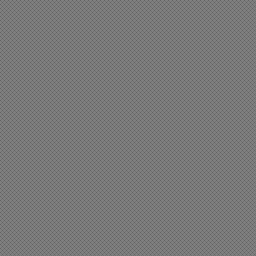
#> input picture benchmarks/synthetic_defects/06_crystalline_low.png, 256 x 256 px
$ python -i _probe_crystalline_patch_coherence.py   (imports and definitions only)
#> lines starting #> are read from the running program, lines starting #| are printed output that depends on the picture
"""
Crystalline patch-coherence probe -- Candidate 1.

Research-only script. Does not modify production analyzer code, measurement
code, benchmark schemas, reports, CLI behavior, or thresholds.

Candidate 1 measures whether crystalline true positives differ from the
Cluster-C false-positive population by the spatial coherence of elevated
high-frequency patches:
  - high-frequency map
  - elevated-amplitude mask
  - connected components
  - patch-area statistics

Outputs:
  - TP vs Cluster-C FP comparison
  - Cohen's d
  - Pearson correlation against grain, smoothness, and microtexture
  - evidence-only verdict: ADOPT, DEFER, or INCONCLUSIVE
"""

from __future__ import annotations

import argparse
import json
import math
import statistics
import sys
from pathlib import Path
from typing import Iterable

import cv2
import numpy as np
from PIL import Image

_ROOT = Path(__file__).resolve().parent.parent.parent
sys.path.insert(0, str(_ROOT / "src"))

from dataset_forge.measurements import measure_image

DATASET = Path("C:/Users/someo/Desktop/ANTHROPOMORPHS")
REPORT = DATASET / "inspect_output" / "inspection_report.json"
REVIEW = DATASET / "decision_review.json"
OUT_DIR = _ROOT / "benchmarks" / "results" / "probe_crystalline_patch_coherence"

ANALYSIS_MAX = 512
TEXTURE_CATEGORY = "texture.high_microtexture"
CRYSTALLINE_CATEGORY = "artifact.crystalline_faceting"


# [41 lines left out: functions _load_json, _image_index, _finding_sets, _assign_cluster, not called in this run]


def _percentile(values: Iterable[float], q: float) -> float:
    vals = list(values)
    if not vals:
        return 0.0
    return float(np.percentile(np.asarray(vals, dtype=np.float32), q))


# [32 lines left out: functions _cohen_d, _pearson, _fmt, not called in this run]


def measure_patch_coherence(path: Path) -> dict | None:
    """Measure Candidate 1 patch-area statistics for one image."""
    try:
        img = Image.open(path).convert("RGB")
#> img is the input picture: PIL image 256x256 RGB; min 98, max 128, mean 120.5
        img.thumbnail((ANALYSIS_MAX, ANALYSIS_MAX), Image.Resampling.LANCZOS)
        rgb = np.asarray(img, dtype=np.uint8)
    except Exception:
        return None

    gray = cv2.cvtColor(rgb, cv2.COLOR_RGB2GRAY).astype(np.float32)
    if min(gray.shape) < 8:
        return None

    blur = cv2.GaussianBlur(gray, (0, 0), 1.2)
    hf_map = np.abs(gray - blur)
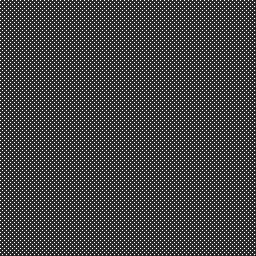
#> hf_map: shape (256, 256) float32; min 4.59, max 22.08, mean 9.3; drawn with min black and max white

    nonzero = hf_map[hf_map > 0.0]
    threshold = max(
        _percentile(nonzero, 90.0),
        float(np.mean(hf_map) + 1.5 * np.std(hf_map)),
        3.0,
    )
#> in _percentile, `vals = list(values)`: vals = 65536 items
#> threshold = 22.07
    elevated_mask = hf_map >= threshold
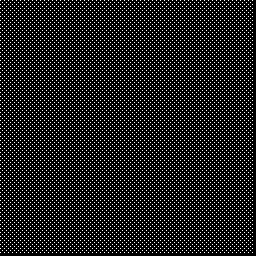
#> elevated_mask: shape (256, 256) bool; 12.3% white in thin lines or dots
    mask_u8 = elevated_mask.astype(np.uint8)

    num_labels, _, stats, _ = cv2.connectedComponentsWithStats(mask_u8, connectivity=8)
#> num_labels = 8066
    areas = [
        int(stats[i, cv2.CC_STAT_AREA])
        for i in range(1, num_labels)
        if int(stats[i, cv2.CC_STAT_AREA]) > 0
    ]
#> areas = 8065 values from 1 to 1
    patch_areas = [area for area in areas if area >= 12]
#> patch_areas = []

    pixels = int(gray.shape[0] * gray.shape[1])
#> pixels = 65536
    elevated_area = int(sum(areas))
#> elevated_area = 8065
    coherent_area = int(sum(patch_areas))
#> coherent_area = 0
    largest_patch = max(patch_areas) if patch_areas else 0
#> largest_patch = 0
    patch_area_p90 = _percentile(patch_areas, 90.0)
#> patch_area_p90 = 0
    patch_area_mean = statistics.mean(patch_areas) if patch_areas else 0.0
#> patch_area_mean = 0
    patch_area_median = statistics.median(patch_areas) if patch_areas else 0.0
#> patch_area_median = 0
    patch_area_cv = (
        statistics.pstdev(patch_areas) / patch_area_mean
        if len(patch_areas) > 1 and patch_area_mean > 0
        else 0.0
    )
#> patch_area_cv = 0
    elevated_area_ratio = elevated_area / pixels if pixels else 0.0
#> elevated_area_ratio = 0.123
    coherent_area_ratio = coherent_area / pixels if pixels else 0.0
#> coherent_area_ratio = 0
    coherent_fraction = coherent_area / elevated_area if elevated_area else 0.0
#> coherent_fraction = 0

    patch_area_score = 100.0 * (1.0 - math.exp(-patch_area_p90 / 64.0))
#> patch_area_score = 0
    patch_coherence_score = patch_area_score * coherent_fraction
#> patch_coherence_score = 0

    return {
        "hf_mean": round(float(np.mean(hf_map)), 4),
        "hf_p90": round(_percentile(hf_map.ravel(), 90.0), 4),
        "hf_threshold": round(threshold, 4),
        "elevated_area_ratio": round(elevated_area_ratio, 6),
        "component_count": len(areas),
        "patch_count": len(patch_areas),
        "patch_area_mean": round(float(patch_area_mean), 4),
        "patch_area_median": round(float(patch_area_median), 4),
        "patch_area_p90": round(float(patch_area_p90), 4),
        "patch_area_max": largest_patch,
        "patch_area_cv": round(float(patch_area_cv), 4),
        "coherent_area_ratio": round(coherent_area_ratio, 6),
        "coherent_fraction": round(coherent_fraction, 6),
        "patch_coherence_score": round(float(patch_coherence_score), 4),
    }


# [207 lines left out: functions build_records, _group_stats, verdict_for, render_report, parse_args, main, not called in this run]


# [2 lines not run here, left out]

>>> result = measure_patch_coherence('../../benchmarks/synthetic_defects/06_crystalline_low.png')
#> result = 14 items
